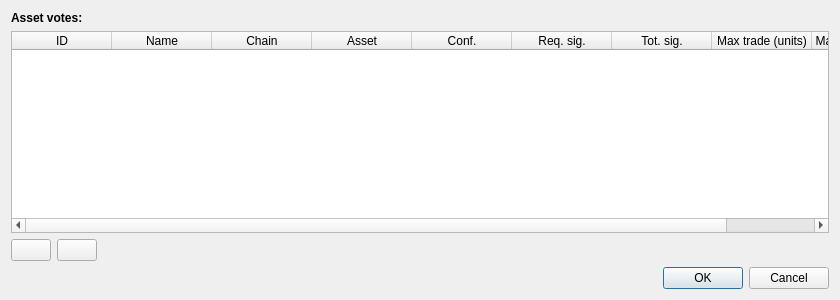
<?xml version="1.0" encoding="UTF-8"?>
<ui version="4.0">
 <class>AssetVoteDialog</class>
 <widget class="QDialog" name="AssetVoteDialog">
  <property name="geometry">
   <rect>
    <x>0</x>
    <y>0</y>
    <width>840</width>
    <height>300</height>
   </rect>
  </property>
  <property name="windowTitle">
   <string>Dialog</string>
  </property>
  <layout class="QVBoxLayout" name="verticalLayout_2">
   <item>
    <layout class="QVBoxLayout" name="verticalLayout">
     <item>
      <widget class="QLabel" name="label">
       <property name="font">
        <font>
         <weight>75</weight>
         <bold>true</bold>
        </font>
       </property>
       <property name="text">
        <string>Asset votes:</string>
       </property>
      </widget>
     </item>
     <item>
      <widget class="QTableWidget" name="assetVoteTable">
       <property name="sortingEnabled">
        <bool>true</bool>
       </property>
       <property name="columnCount">
        <number>9</number>
       </property>
       <attribute name="horizontalHeaderStretchLastSection">
        <bool>true</bool>
       </attribute>
       <attribute name="verticalHeaderVisible">
        <bool>false</bool>
       </attribute>
       <column>
        <property name="text">
         <string>ID</string>
        </property>
       </column>
       <column>
        <property name="text">
         <string>Name</string>
        </property>
       </column>
       <column>
        <property name="text">
         <string>Chain</string>
        </property>
       </column>
       <column>
        <property name="text">
         <string>Asset</string>
        </property>
       </column>
       <column>
        <property name="text">
         <string>Conf.</string>
        </property>
       </column>
       <column>
        <property name="text">
         <string>Req. sig.</string>
        </property>
       </column>
       <column>
        <property name="text">
         <string>Tot. sig.</string>
        </property>
       </column>
       <column>
        <property name="text">
         <string>Max trade (units)</string>
        </property>
       </column>
       <column>
        <property name="text">
         <string>Max trade (coins)</string>
        </property>
       </column>
      </widget>
     </item>
     <item>
      <layout class="QHBoxLayout" name="horizontalLayout">
       <item>
        <widget class="QPushButton" name="addAssetVoteButton">
         <property name="text">
          <string/>
         </property>
         <property name="icon">
          <iconset resource="../bitcoin.qrc">
           <normaloff>:/icons/add</normaloff>:/icons/add</iconset>
         </property>
        </widget>
       </item>
       <item>
        <widget class="QPushButton" name="removeAssetVoteButton">
         <property name="text">
          <string/>
         </property>
         <property name="icon">
          <iconset resource="../bitcoin.qrc">
           <normaloff>:/icons/remove</normaloff>:/icons/remove</iconset>
         </property>
        </widget>
       </item>
       <item>
        <spacer name="horizontalSpacer">
         <property name="orientation">
          <enum>Qt::Horizontal</enum>
         </property>
         <property name="sizeHint" stdset="0">
          <size>
           <width>40</width>
           <height>20</height>
          </size>
         </property>
        </spacer>
       </item>
      </layout>
     </item>
    </layout>
   </item>
   <item>
    <widget class="QDialogButtonBox" name="buttonBox">
     <property name="standardButtons">
      <set>QDialogButtonBox::Cancel|QDialogButtonBox::Ok</set>
     </property>
    </widget>
   </item>
  </layout>
 </widget>
 <resources>
  <include location="../bitcoin.qrc"/>
 </resources>
 <connections>
  <connection>
   <sender>buttonBox</sender>
   <signal>accepted()</signal>
   <receiver>AssetVoteDialog</receiver>
   <slot>accept()</slot>
   <hints>
    <hint type="sourcelabel">
     <x>199</x>
     <y>274</y>
    </hint>
    <hint type="destinationlabel">
     <x>199</x>
     <y>149</y>
    </hint>
   </hints>
  </connection>
  <connection>
   <sender>buttonBox</sender>
   <signal>rejected()</signal>
   <receiver>AssetVoteDialog</receiver>
   <slot>reject()</slot>
   <hints>
    <hint type="sourcelabel">
     <x>199</x>
     <y>274</y>
    </hint>
    <hint type="destinationlabel">
     <x>199</x>
     <y>149</y>
    </hint>
   </hints>
  </connection>
 </connections>
</ui>
